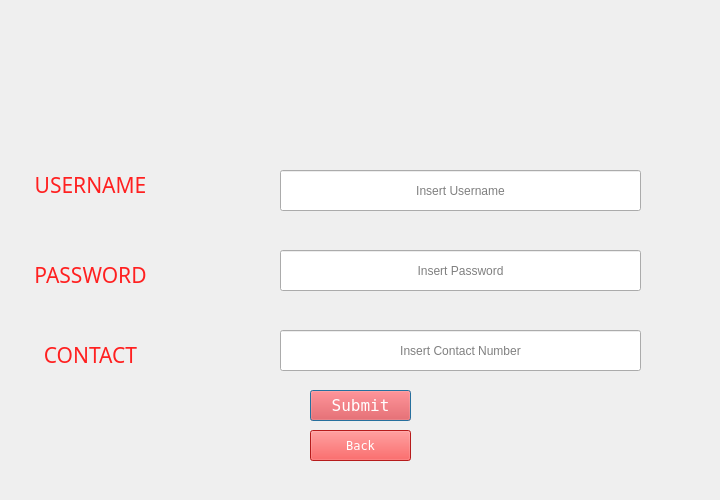
<?xml version="1.0" encoding="UTF-8"?>
<ui version="4.0">
 <class>Dialog</class>
 <widget class="QDialog" name="Dialog">
  <property name="geometry">
   <rect>
    <x>0</x>
    <y>0</y>
    <width>720</width>
    <height>500</height>
   </rect>
  </property>
  <property name="sizePolicy">
   <sizepolicy hsizetype="Fixed" vsizetype="Fixed">
    <horstretch>0</horstretch>
    <verstretch>0</verstretch>
   </sizepolicy>
  </property>
  <property name="minimumSize">
   <size>
    <width>720</width>
    <height>500</height>
   </size>
  </property>
  <property name="maximumSize">
   <size>
    <width>720</width>
    <height>500</height>
   </size>
  </property>
  <property name="windowTitle">
   <string>Dialog</string>
  </property>
  <widget class="QLabel" name="signup_bg">
   <property name="geometry">
    <rect>
     <x>0</x>
     <y>0</y>
     <width>720</width>
     <height>500</height>
    </rect>
   </property>
   <property name="sizePolicy">
    <sizepolicy hsizetype="Fixed" vsizetype="Fixed">
     <horstretch>0</horstretch>
     <verstretch>0</verstretch>
    </sizepolicy>
   </property>
   <property name="minimumSize">
    <size>
     <width>720</width>
     <height>500</height>
    </size>
   </property>
   <property name="maximumSize">
    <size>
     <width>720</width>
     <height>500</height>
    </size>
   </property>
   <property name="text">
    <string>&lt;html&gt;&lt;head/&gt;&lt;body&gt;&lt;p&gt;&lt;img src=&quot;:/signup prefix/signup.jpg&quot;/&gt;&lt;/p&gt;&lt;/body&gt;&lt;/html&gt;</string>
   </property>
  </widget>
  <widget class="QLineEdit" name="username_input">
   <property name="geometry">
    <rect>
     <x>280</x>
     <y>170</y>
     <width>361</width>
     <height>41</height>
    </rect>
   </property>
   <property name="styleSheet">
    <string notr="true"/>
   </property>
   <property name="alignment">
    <set>Qt::AlignCenter</set>
   </property>
   <property name="placeholderText">
    <string>Insert Username</string>
   </property>
  </widget>
  <widget class="QLineEdit" name="password_input">
   <property name="geometry">
    <rect>
     <x>280</x>
     <y>250</y>
     <width>361</width>
     <height>41</height>
    </rect>
   </property>
   <property name="styleSheet">
    <string notr="true"/>
   </property>
   <property name="alignment">
    <set>Qt::AlignCenter</set>
   </property>
   <property name="placeholderText">
    <string>Insert Password</string>
   </property>
  </widget>
  <widget class="QLineEdit" name="contact_input">
   <property name="geometry">
    <rect>
     <x>280</x>
     <y>330</y>
     <width>361</width>
     <height>41</height>
    </rect>
   </property>
   <property name="styleSheet">
    <string notr="true"/>
   </property>
   <property name="alignment">
    <set>Qt::AlignCenter</set>
   </property>
   <property name="placeholderText">
    <string>Insert Contact Number</string>
   </property>
  </widget>
  <widget class="QLabel" name="username_label">
   <property name="geometry">
    <rect>
     <x>30</x>
     <y>170</y>
     <width>121</width>
     <height>31</height>
    </rect>
   </property>
   <property name="font">
    <font>
     <family>Big Space</family>
     <pointsize>12</pointsize>
    </font>
   </property>
   <property name="text">
    <string>&lt;html&gt;&lt;head/&gt;&lt;body&gt;&lt;p align=&quot;center&quot;&gt;&lt;span style=&quot; font-size:16pt; color:#ff2020;&quot;&gt;USERNAME&lt;/span&gt;&lt;/p&gt;&lt;/body&gt;&lt;/html&gt;</string>
   </property>
  </widget>
  <widget class="QLabel" name="password_label">
   <property name="geometry">
    <rect>
     <x>30</x>
     <y>260</y>
     <width>121</width>
     <height>31</height>
    </rect>
   </property>
   <property name="font">
    <font>
     <family>Big Space</family>
     <pointsize>12</pointsize>
    </font>
   </property>
   <property name="text">
    <string>&lt;html&gt;&lt;head/&gt;&lt;body&gt;&lt;p align=&quot;center&quot;&gt;&lt;span style=&quot; font-size:16pt; color:#ff2020;&quot;&gt;PASSWORD&lt;/span&gt;&lt;/p&gt;&lt;/body&gt;&lt;/html&gt;</string>
   </property>
  </widget>
  <widget class="QLabel" name="contact_label">
   <property name="geometry">
    <rect>
     <x>30</x>
     <y>340</y>
     <width>121</width>
     <height>31</height>
    </rect>
   </property>
   <property name="font">
    <font>
     <family>Big Space</family>
     <pointsize>12</pointsize>
    </font>
   </property>
   <property name="text">
    <string>&lt;html&gt;&lt;head/&gt;&lt;body&gt;&lt;p align=&quot;center&quot;&gt;&lt;span style=&quot; font-size:16pt; color:#ff2020;&quot;&gt;CONTACT&lt;/span&gt;&lt;/p&gt;&lt;/body&gt;&lt;/html&gt;</string>
   </property>
  </widget>
  <widget class="QPushButton" name="submit_pushButton">
   <property name="geometry">
    <rect>
     <x>310</x>
     <y>390</y>
     <width>101</width>
     <height>31</height>
    </rect>
   </property>
   <property name="font">
    <font>
     <family>Fixedsys</family>
     <pointsize>12</pointsize>
    </font>
   </property>
   <property name="styleSheet">
    <string notr="true">QPushButton {background-color: rgb(255, 38, 38);
						color:rgb(255,255,255);						
}

QPushButton:hover {background-color: rgb(218, 167, 0);
}</string>
   </property>
   <property name="text">
    <string>Submit</string>
   </property>
  </widget>
  <widget class="QPushButton" name="back_pushButton">
   <property name="geometry">
    <rect>
     <x>310</x>
     <y>430</y>
     <width>101</width>
     <height>31</height>
    </rect>
   </property>
   <property name="font">
    <font>
     <family>Fixedsys</family>
    </font>
   </property>
   <property name="styleSheet">
    <string notr="true">QPushButton {background-color: rgb(255, 38, 38);
						color:rgb(255,255,255);								
}
QPushButton:hover {background-color: rgb(218, 167, 0);
}</string>
   </property>
   <property name="text">
    <string>Back</string>
   </property>
  </widget>
 </widget>
 <resources>
  <include location="signup_source.qrc"/>
 </resources>
 <connections/>
</ui>
